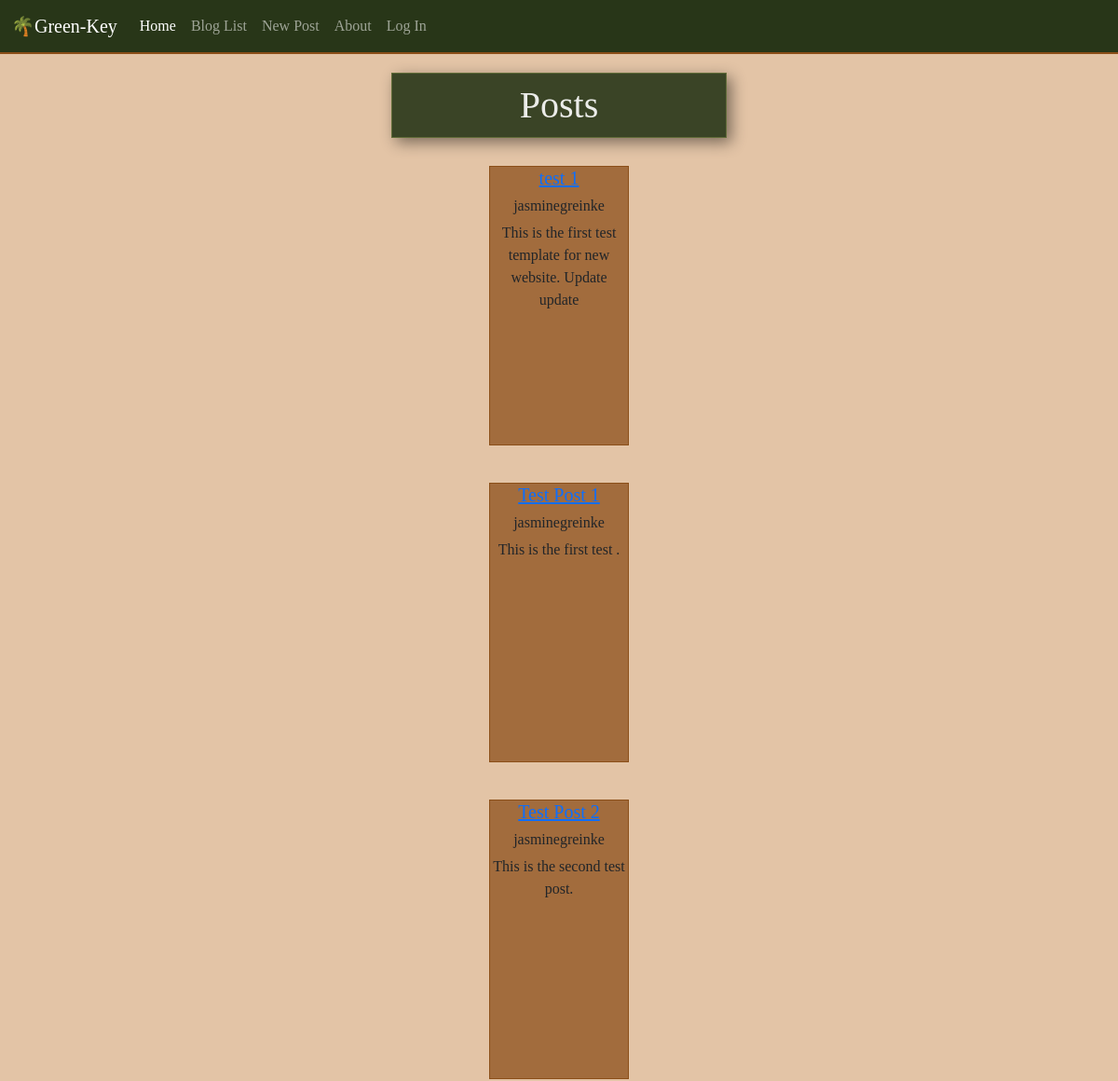
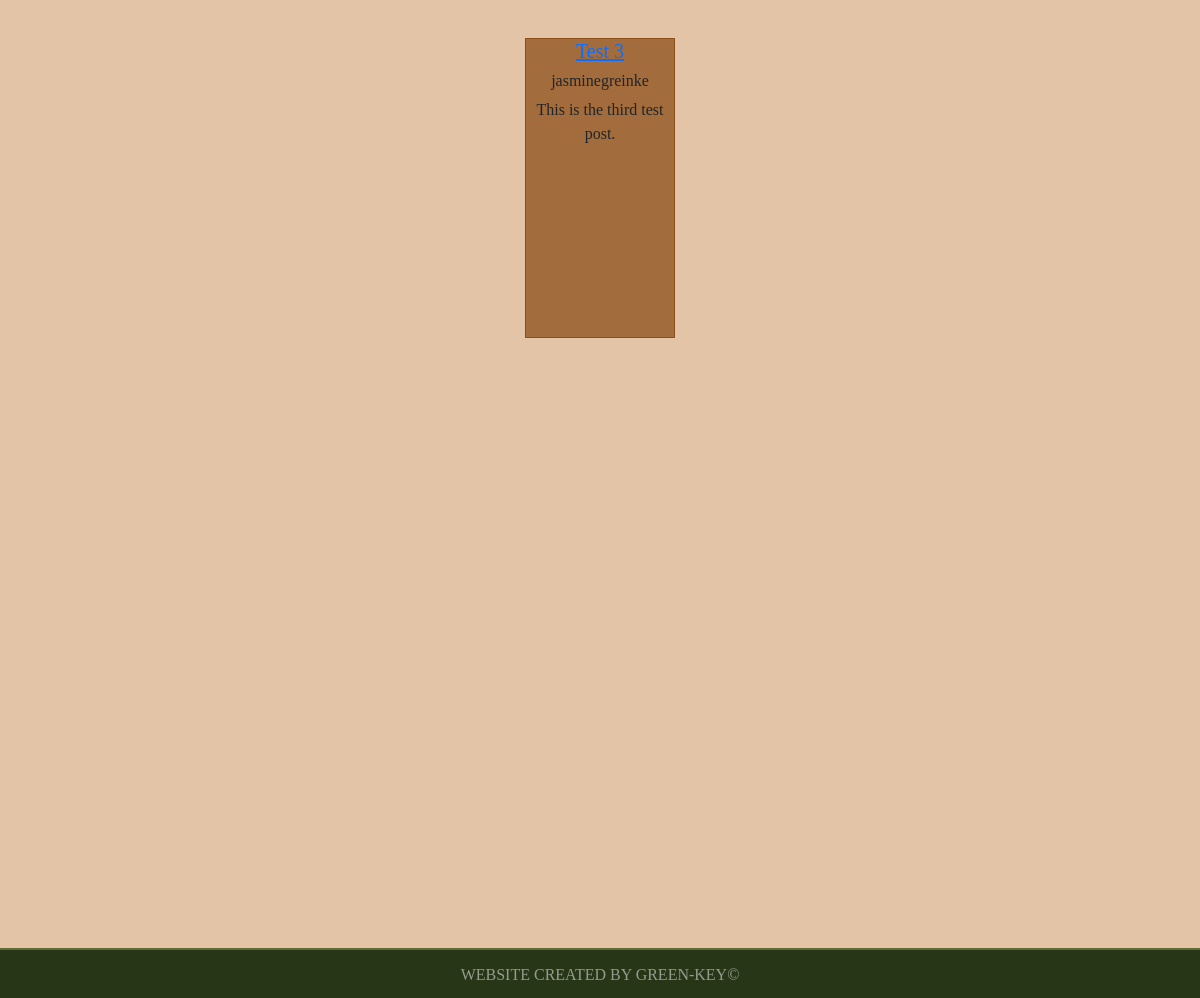
/posts/, run on the app's committed database (2 pictures, top to bottom).
### posts/models.py (models this page shows, shortened)
class Post(models.Model):
    title = models.CharField(max_length=256)
    author = models.ForeignKey(
        get_user_model(),
        on_delete=models.CASCADE
    )
    body = models.TextField()
    created_on = models.DateTimeField(auto_now_add=True)

### posts/views.py (the view)
# urls.py: path('', PostListView.as_view(), name="posts_list"),
class PostListView(ListView):
    template_name = "posts/list.html"
    model = Post

### templates/posts/list.html (shortened to what this page needs)
{% extends 'base.html'%}
{%block content%}
<h1 class="header-title">Posts</h1>
{% for post in post_list%}
<div class="card-list">
  <div class="card-list-item">
    <h5><a href="{% url 'post_detail' post.id %}">{{post.title}}</a></h5>
    <h6>{{post.author}}</h6>
    <p>{{post.body | truncatechars:512}}</p>
  </div>
</div>
{%endfor %}
{%endblock content%}

### templates/base.html (shortened to what this page needs)
{%load static%}
<!DOCTYPE html>
<html lang="en">
<head>
    <link
        href="https://cdn.jsdelivr.net/npm/bootstrap@5.1.3/dist/css/bootstrap.min.css"
        rel="stylesheet"
>
    <link href="{% static 'css/base.css' %}" rel="stylesheet">
</head>
<body>
    <nav class="navbar navbar-expand-lg navbar-dark" style="background-color: #283618; border-bottom: 2px solid #8b4f19;">
        <div class="container-fluid">
          <a class="navbar-brand" href="{% url 'posts_list' %}">🌴Green-Key</a>
          <div class="collapse navbar-collapse" id="navbarNav">
            <ul class="navbar-nav">
              <li class="nav-item">
                <a class="nav-link active" aria-current="page" href="{% url 'home' %}">Home</a>
              </li>
              <li class="nav-item">
                <a class="nav-link" href="{% url 'posts_list' %}">Blog List</a>
              </li>
              <li class="nav-item">
                <a class="nav-link" href="{% url 'post_new' %}">New Post</a>
              </li>
              <li class="nav-item">
                <a class="nav-link" href="{% url 'about' %}">About</a>
              </li>
              {% if user.is_authenticated %}
              <li class="nave-item">
                <a class="nav-link" href="{% url 'logout' %}">Log Out</a>
              </li>
              {%else%}
              <li class="nave-item">
                <a class="nav-link" href="{% url 'login' %}">Log In</a>
              </li>
              {%endif%}
            </ul>
          </div>
        </div>
      </nav>
    {% block content %}
    {% endblock content %}
    <footer>
      <h6>Website created by Green-Key&copy;</h6>
    </footer>
</body>
</html>

### static/css/base.css (style rules this page uses)
body { background: #d4a373a2 url("https://previews.123rf.com/images/terriana/terriana1509/terriana150900135/46073515-travel-seamless-pattern-vacation-in-europe-wallpaper-travel-to-visit-famous-places-of-europe-backgro.jpg") repeat-y scroll 50% 50%; text-align: center; font-family: 'Playfair Display', serif; }
.header-title { box-shadow: 5px 5px 15px 0px #00000075; height: 70px; padding-top: 10px; margin-top: 20px; border: 1px solid #606c38; background-color: #283618e5; color: rgba(255, 255, 255, 0.9); width: 30%; margin-left: 35%; }
.card-list { display: flex; flex-direction: row; justify-content: center; margin-top: 20px; }
.card-list-item { margin: 10px; height: 300px; width: 150px; background-color: #8b4e19bd; border: 1px solid #8b4f19; }
footer { margin-top: 600px; background-color: #283618; border-top: 2px solid #606c38; height: 50px; text-transform: uppercase; color: rgba(255, 255, 255, 0.5); padding-top: 15px; }

### data on the page
Post: title "test 1", author "jasminegreinke", body "This is the first test template for new website. Update update"
Post: title "Test Post 1", author "jasminegreinke", body "This is the first test ."
Post: title "Test Post 2", author "jasminegreinke", body "This is the second test post."
Post: title "Test 3", author "jasminegreinke", body "This is the third test post."
